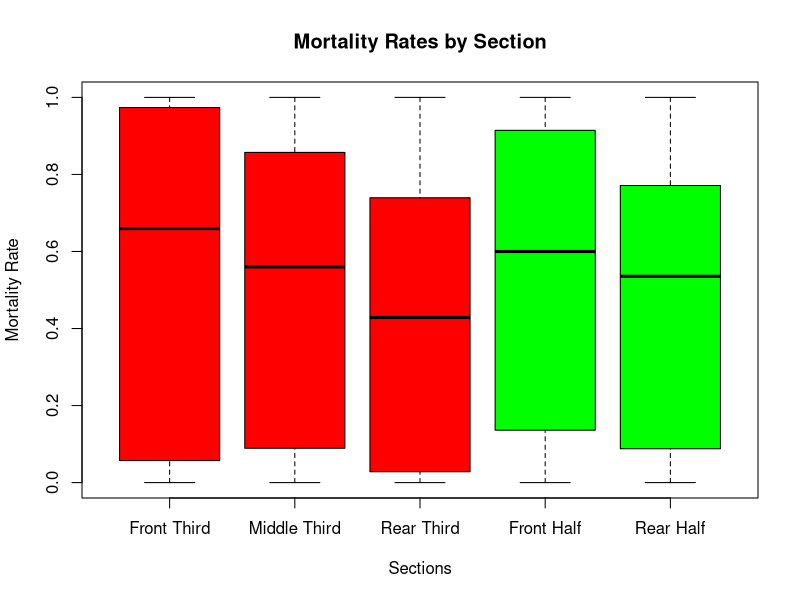
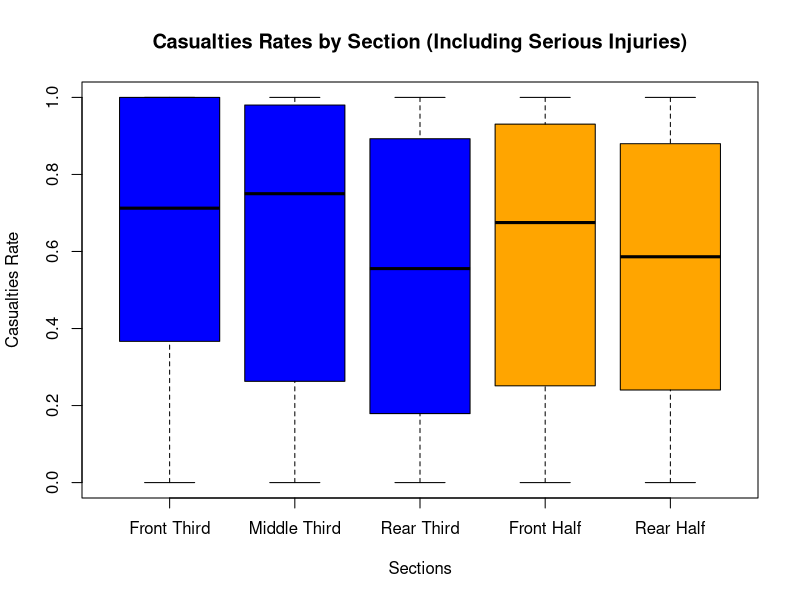
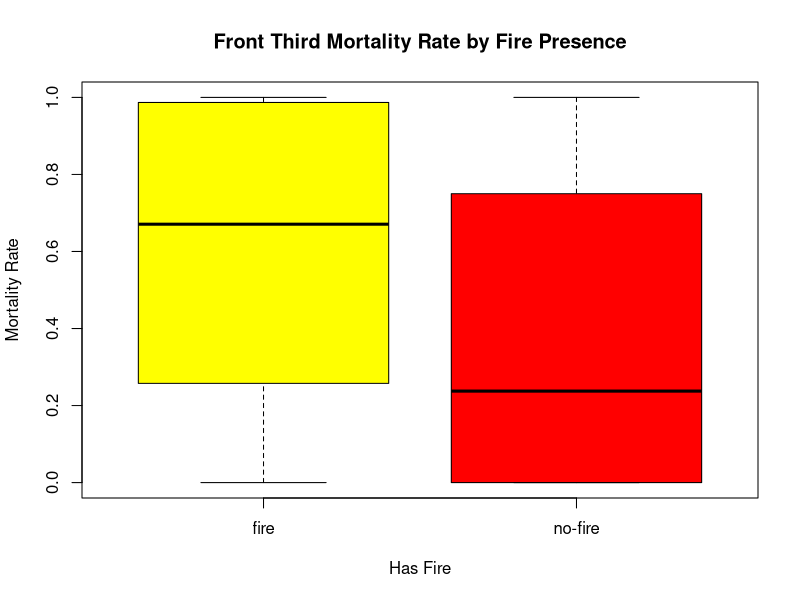
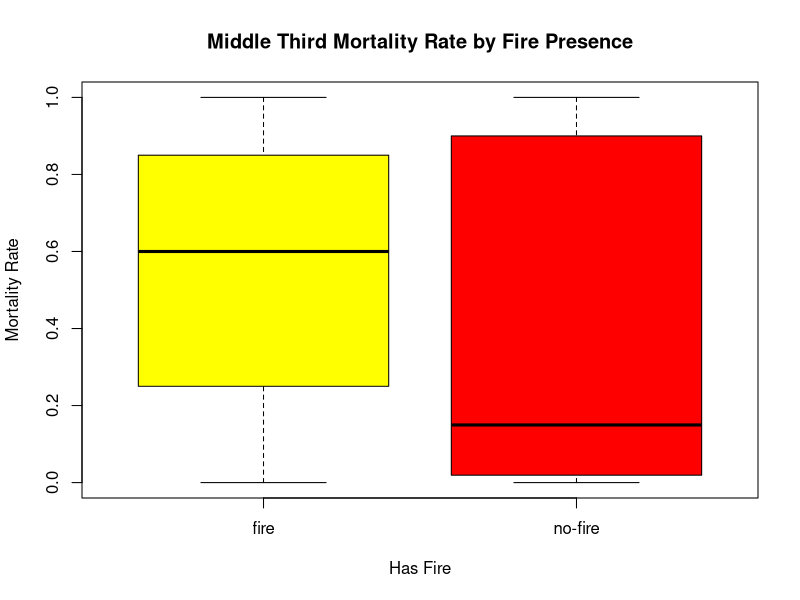
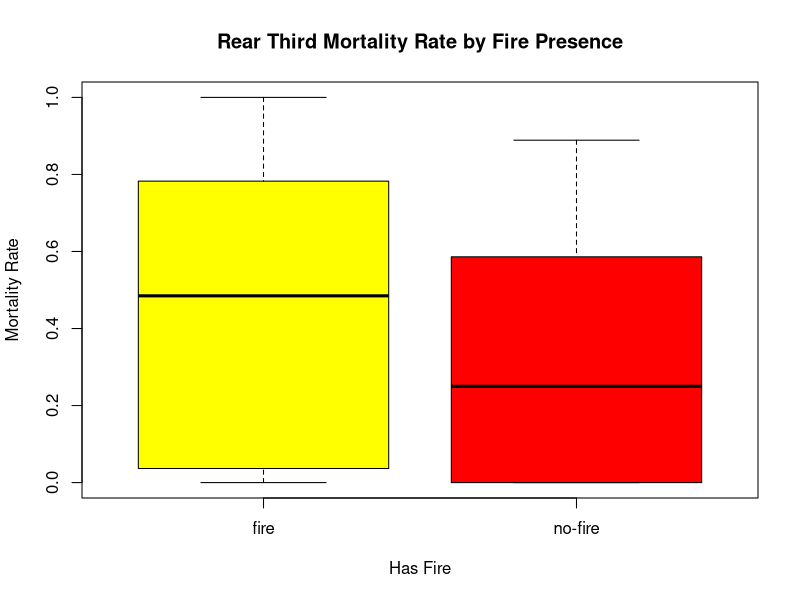
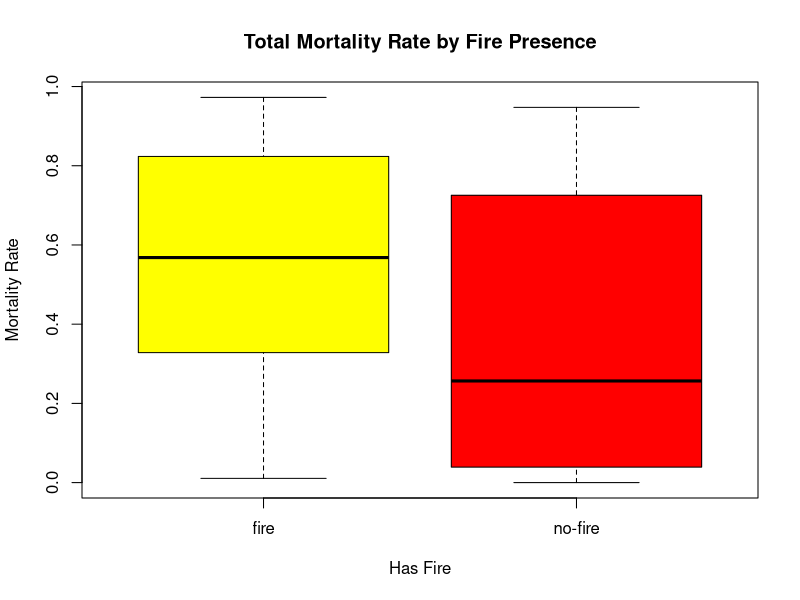
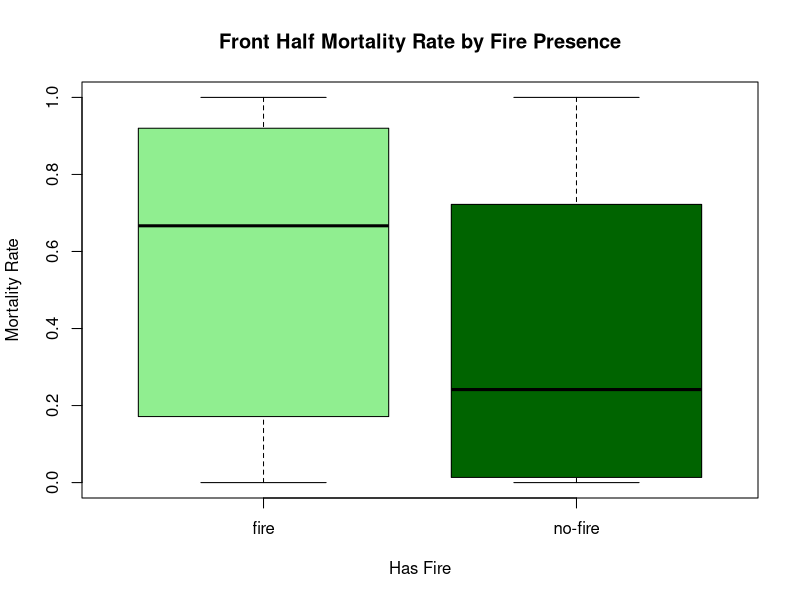
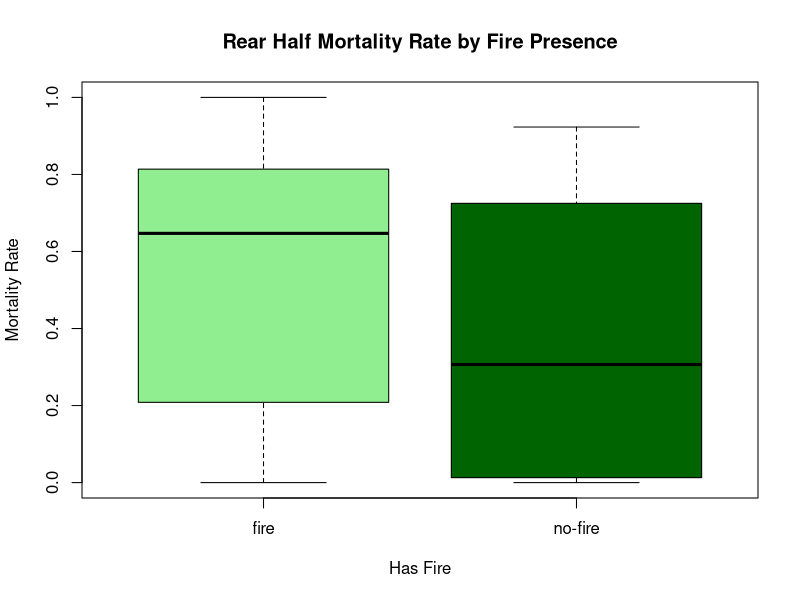

Write the R code that produced these figures, in order.
## ---- chunk 1
knitr::opts_chunk$set(echo = TRUE)
## ---- chunk 2

data <- read.csv("AllCREEP_cleaned.csv")
# trasform the variables that are categorical into factors
data$fonte <- as.factor(data$fonte)
data$PhaseOfFlight <- as.factor(data$PhaseOfFlight)
data$Time <- as.factor(data$Time)
data$Place <- as.factor(data$Place)
data$HasFire <- as.factor(data$HasFire)
data$Environment <- as.factor(data$Environment)
data$Energy_absorption <- as.factor(data$Energy_absorption)





str(data)
summary(data)
#> data <- read.csv("Aerei_Final.csv")
## 'data.frame': 47 obs. of 26 variables:
## $ Airline : chr "Singapore Airlines" "British Airtours" "British Midland" "China Airlines"
## $ NumVolo : int 6 28 92 120 123 129 140 148 191 204 ...
## $ X1.terzo.lievi : int 17 36 0 0 0 4 0 0 0 3 ...
## $ X1.terzo.gravi : int 2 0 11 0 0 0 0 0 0 0 ...
## $ X1.terzo.morti : int 15 0 22 0 136 14 18 16 55 33 ...
## $ X2.terzo.lievi : int 1 30 4 5 0 5 7 1 0 25 ...
## $ X2.terzo.gravi : int 15 0 30 0 0 0 0 0 8 0 ...
## $ X2.terzo.morti : int 64 16 13 8 214 60 139 34 51 1 ...
## $ X3.terzo.lievi : int 26 10 0 5 36 24 0 8 10 29 ...
## $ X3.terzo.gravi : int 17 0 27 0 0 0 0 0 7 0 ...
## $ X3.terzo.morti : int 0 36 11 21 109 43 91 30 16 0 ...
## $ X1.meta.lievi : int 17 56 32 3 0 7 7 1 0 7 ...
## $ X1.meta.gravi : int 3 0 0 0 0 0 0 0 1 0 ...
## $ X1.meta.morti : int 41 8 34 6 226 23 95 36 79 35 ...
## $ X2.meta.lievi : int 26 20 39 7 4 26 0 7 10 46 ...
## $ X2.meta.gravi : int 31 0 0 0 0 0 0 0 14 0 ...
## $ X2.meta.morti : int 34 44 13 23 225 90 145 46 48 0 ...
## $ fonte : chr "W" "W" "W" "W" ...
## $ PhaseOfFlight : chr "Takeoff" "Takeoff" "Landing" "Landing" ...
## $ Time : chr "Night" "Day" "Night" "Day" ...
2
## $ Place : chr "Airport " "Outside" "Outside" "Airport " ...
## $ HasFire : chr "Fire" "Fire" "Fire" "Fire" ...
## $ Crushed_fuselage : int 1 1 1 1 1 1 1 1 1 1 ...
## $ Restraint_intact : int 0 0 0 1 0 0 0 0 0 0 ...
## $ Environment : chr "dangerous" "dangerous" "dangerous" "clear" ...
## $ Energy_absorption: chr "nogear" "nogear" "gear" "nogear"
                                                                            
                    
## ---- chunk 3
# add a colum of # of seat for each airplain section

data$X1.third.total <- data$X1.terzo.lievi + data$X1.terzo.gravi + data$X1.terzo.morti
data$X2.third.total <- data$X2.terzo.lievi + data$X2.terzo.gravi + data$X2.terzo.morti
data$X3.third.total <- data$X3.terzo.lievi + data$X3.terzo.gravi + data$X3.terzo.morti
data$X1.half.total <- data$X1.meta.lievi + data$X1.meta.gravi + data$X1.meta.morti
data$X2.half.total <- data$X2.meta.lievi + data$X2.meta.gravi + data$X2.meta.morti

str(data)
summary(data)

# now make a colum of mortality rate for each section

data$X1.third.mortality.rate <- data$X1.terzo.morti / data$X1.third.total
data$X2.third.mortality.rate <- data$X2.terzo.morti / data$X2.third.total
data$X3.third.mortality.rate <- data$X3.terzo.morti / data$X3.third.total
data$X1.half.mortality.rate <- data$X1.meta.morti / data$X1.half.total
data$X2.half.mortality.rate <- data$X2.meta.morti / data$X2.half.total



head(data)

## ---- chunk 4
## Plot mortality rates as scatter plots for each section
## they must be separated on the x axis by group

boxplot(data$X1.third.mortality.rate, 
  data$X2.third.mortality.rate, 
  data$X3.third.mortality.rate, 
  data$X1.half.mortality.rate, 
  data$X2.half.mortality.rate, 
  names = c("Front Third", "Middle Third", "Rear Third", "Front Half", "Rear Half"),
  main = "Mortality Rates by Section",
  ylab = "Mortality Rate",
  xlab = "Sections",
  col = c("red", "red", "red", "green", "green"))

## ---- chunk 5
# Perform ANOVA to test if there are significant differences in mortality rates between sections (only  thirds)
mortality_data <- data.frame(
  Section = rep(c("Front Third", "Middle Third", "Rear Third"), each = nrow(data)),
  MortalityRate = c(data$X1.third.mortality.rate, data$X2.third.mortality.rate, data$X3.third.mortality.rate)
)
str(mortality_data)
mortality_data$Section <- as.factor(mortality_data$Section)

anova_result <- aov(MortalityRate ~ Section, data = mortality_data)
summary(anova_result)

library(multcomp)

test_result <- glht(anova_result, linfct = mcp(Section = "Tukey"))
summary(test_result)

#half sections
mortality_data_half <- data.frame(
  Section = rep(c("Front Half", "Rear Half"), each = nrow(data)),
  MortalityRate = c(data$X1.half.mortality.rate, data$X2.half.mortality.rate)
)
anova_result_half <- aov(MortalityRate ~ Section, data = mortality_data_half)
summary(anova_result_half)


#try using non-parametric test if ANOVA assumptions are not met
kruskal_result <- kruskal.test(MortalityRate ~ Section, data = mortality_data)
kruskal_result_half <- kruskal.test(MortalityRate ~ Section, data = mortality_data_half)
kruskal_result
kruskal_result_half

#oneway test

oneway_result <- oneway.test(MortalityRate ~ Section, data = mortality_data, var.equal = FALSE)
oneway_result_half <- oneway.test(MortalityRate ~ Section, data = mortality_data_half, var.equal = FALSE)
oneway_result
oneway_result_half

## ---- chunk 6
# now we do the same thing but considering the "gravi" as casualties too

data$X1.casualties_rate_new <- (data$X1.terzo.morti + data$X1.terzo.gravi) / data$X1.third.total
data$X2.casualties_rate_new <- (data$X2.terzo.morti + data$X2.terzo.gravi) / data$X2.third.total
data$X3.casualties_rate_new <- (data$X3.terzo.morti + data$X3.terzo.gravi) / data$X3.third.total
data$X1.half.casualties_rate_new <- (data$X1.meta.morti + data$X1.meta.gravi) / data$X1.half.total
data$X2.half.casualties_rate_new <- (data$X2.meta.morti + data$X2.meta.gravi) / data$X2.half.total

head(data)


# Plot new casualties rates as scatter plots for each section
boxplot(data$X1.casualties_rate_new, 
  data$X2.casualties_rate_new, 
  data$X3.casualties_rate_new, 
  data$X1.half.casualties_rate_new, 
  data$X2.half.casualties_rate_new, 
  names = c("Front Third", "Middle Third", "Rear Third", "Front Half", "Rear Half"),
  main = "Casualties Rates by Section (Including Serious Injuries)",
  ylab = "Casualties Rate",
  xlab = "Sections",
  col = c("blue", "blue", "blue", "orange", "orange"))  

## ---- chunk 7
# Perform ANOVA to test if there are significant differences in casualties rates between sections (only thirds)
casualties_data <- data.frame(
  Section = rep(c("Front Third", "Middle Third", "Rear Third"), each = nrow(data)),
  CasualtiesRate = c(data$X1.casualties_rate_new, data$X2.casualties_rate_new, data$X3.casualties_rate_new) 
)
anova_casualties_result <- aov(CasualtiesRate ~ Section, data = casualties_data)
summary(anova_casualties_result)

#half sections
casualties_data_half <- data.frame(
  Section = rep(c("Front Half", "Rear Half"), each = nrow(data)),
  CasualtiesRate = c(data$X1.half.casualties_rate_new, data$X2.half.casualties_rate_new) 
)
anova_casualties_result_half <- aov(CasualtiesRate ~ Section, data = casualties_data_half)
summary(anova_casualties_result_half) 

#try using non-parametric test if ANOVA assumptions are not met
kruskal_casualties_result <- kruskal.test(CasualtiesRate ~ Section, data = casualties_data)
kruskal_casualties_result_half <- kruskal.test(CasualtiesRate ~ Section, data = casualties_data_half)
kruskal_casualties_result
kruskal_casualties_result_half

#oneway test
oneway_casualties_result <- oneway.test(CasualtiesRate ~ Section, data = casualties_data, var.equal = FALSE)
oneway_casualties_result_half <- oneway.test(CasualtiesRate ~ Section, data = casualties_data_half, var.equal = FALSE)
oneway_casualties_result
oneway_casualties_result_half


## ---- chunk 8
# t.test only the fisrts third against the rears third
t_test_result <- t.test(data$X1.third.mortality.rate, data$X3.third.mortality.rate, var.equal = FALSE)
t_test_result

#use non-parametric test if t-test assumptions are not met
wilcox_test_result <- wilcox.test(data$X1.third.mortality.rate, data$X3.third.mortality.rate)
wilcox_test_result

## ---- chunk 9
# now we want to test if there is a difference in mortality rate based on the other variables
# PhaseOfFlight, Time, Place, HasFire
# using the total mortality rate, only deaths, do this for evwey third

out <- lm(data$X1.third.mortality.rate ~ data$PhaseOfFlight + data$Time + data$Place + data$HasFire + data$Environment + data$Energy_absorption + data$Crushed_fuselage + data$Restraint_intact)
summary(out)

##simpify the model susins stepwise regression

out_simple <- step(out)
summary(out_simple)

out_2 <- lm(data$X2.third.mortality.rate ~ data$PhaseOfFlight + data$Time + data$Place + data$HasFire + data$Environment + data$Energy_absorption + data$Crushed_fuselage + data$Restraint_intact)
summary(out_2)

out_2_simple <- step(out_2)
summary(out_2_simple)

out_3 <- lm(data$X3.third.mortality.rate ~ data$PhaseOfFlight + data$Time + data$Place + data$HasFire + data$Environment + data$Energy_absorption + data$Crushed_fuselage + data$Restraint_intact)
summary(out_3)

out_3_simple <- step(out_3)
summary(out_3_simple)


#plot the mortality rates based on HasFire
boxplot(data$X1.third.mortality.rate ~ data$HasFire,
        main = "Front Third Mortality Rate by Fire Presence",
        xlab = "Has Fire",
        ylab = "Mortality Rate",
        col = c("yellow", "red"))

boxplot(data$X2.third.mortality.rate ~ data$HasFire,
        main = "Middle Third Mortality Rate by Fire Presence",
        xlab = "Has Fire",
        ylab = "Mortality Rate",
        col = c("yellow", "red")) 

boxplot(data$X3.third.mortality.rate ~ data$HasFire,
        main = "Rear Third Mortality Rate by Fire Presence",
        xlab = "Has Fire",
        ylab = "Mortality Rate",
        col = c("yellow", "red")) 

#and full plane mortality rate
data$Total.mortality.rate <- (data$X1.terzo.morti + data$X2.terzo.morti + data$X3.terzo.morti) / (data$X1.third.total + data$X2.third.total + data$X3.third.total)

boxplot(data$Total.mortality.rate ~ data$HasFire,
        main = "Total Mortality Rate by Fire Presence",
        xlab = "Has Fire",
        ylab = "Mortality Rate",
        col = c("yellow", "red"))

# now for the halves
out_half_1 <- lm(data$X1.half.mortality.rate ~ data$PhaseOfFlight + data$Time + data$Place + data$HasFire + data$Environment + data$Energy_absorption + data$Crushed_fuselage + data$Restraint_intact)
summary(out_half_1)

#simplify the model using stepwise regression
out_half_1_simple <- step(out_half_1 , direction = "both", trace = 0)
summary(out_half_1_simple)


out_half_2 <- lm(data$X2.half.mortality.rate ~ data$PhaseOfFlight + data$Time + data$Place + data$HasFire + data$Environment + data$Energy_absorption + data$Crushed_fuselage + data$Restraint_intact)
summary(out_half_2)

#simplify the model using stepwise regression
out_half_2_simple <- step(out_half_2 , direction = "both", trace = 0)
summary(out_half_2_simple)


#boxplots for halves
boxplot(data$X1.half.mortality.rate ~ data$HasFire,
        main = "Front Half Mortality Rate by Fire Presence",
        xlab = "Has Fire",    
        ylab = "Mortality Rate",
        col = c("lightgreen", "darkgreen"))

boxplot(data$X2.half.mortality.rate ~ data$HasFire,
        main = "Rear Half Mortality Rate by Fire Presence",
        xlab = "Has Fire",
        ylab = "Mortality Rate",
        col = c("lightgreen", "darkgreen")) 

## ---- chunk 10
#same lm analysis but considering casualties (deaths + serious injuries)
out_casualties <- lm(data$X1.casualties_rate_new ~ data$PhaseOfFlight + data$Time + data$Place + data$HasFire + data$Environment + data$Energy_absorption + data$Crushed_fuselage + data$Restraint_intact)
summary(out_casualties)

#simpify the model susins stepwise regression 
out_casualties_simple <- step(out_casualties, direction = "both", trace = 0)
summary(out_casualties_simple)

out_casualties_2 <- lm(data$X2.casualties_rate_new ~ data$PhaseOfFlight + data$Time + data$Place + data$HasFire + data$Environment + data$Energy_absorption + data$Crushed_fuselage + data$Restraint_intact)
summary(out_casualties_2)

out_casualties_2_simple <- step(out_casualties_2, direction = "both", trace = 0)
summary(out_casualties_2_simple)

out_casualties_3 <- lm(data$X3.casualties_rate_new ~ data$PhaseOfFlight + data$Time + data$Place + data$HasFire + data$Environment + data$Energy_absorption + data$Crushed_fuselage + data$Restraint_intact)
summary(out_casualties_3)

out_casualties_3_simple <- step(out_casualties_3, direction = "both", trace = 0)
summary(out_casualties_3_simple)

# now for the halves
out_casualties_half_1 <- lm(data$X1.half.casualties_rate_new ~ data$PhaseOfFlight + data$Time + data$Place + data$HasFire + data$Environment + data$Energy_absorption + data$Crushed_fuselage + data$Restraint_intact)
summary(out_casualties_half_1)

#simplify the model using stepwise regression
out_casualties_half_1_simple <- step(out_casualties_half_1 , direction = "both", trace = 0)
summary(out_casualties_half_1_simple)


out_casualties_half_2 <- lm(data$X2.half.casualties_rate_new ~ data$PhaseOfFlight + data$Time + data$Place + data$HasFire + data$Environment + data$Energy_absorption + data$Crushed_fuselage + data$Restraint_intact)
summary(out_casualties_half_2)
#simplify the model using stepwise regression
out_casualties_half_2_simple <- step(out_casualties_half_2 , direction = "both", trace = 0)
summary(out_casualties_half_2_simple) 




## ---- chunk 11
# now we wnar to study the correlation between the different sections mortality rates
correlation_matrix <- data.frame(
  Front_Third = data$X1.third.mortality.rate,
  Middle_Third = data$X2.third.mortality.rate,
  Rear_Third = data$X3.third.mortality.rate,
  Front_Half = data$X1.half.mortality.rate,
  Rear_Half = data$X2.half.mortality.rate
  
)
correlation_results <- cor(correlation_matrix, use = "complete.obs")
correlation_results

## cor plot
library(corrplot)
corrplot(correlation_results, method = "ellipse", type = "upper", tl.col = "black", tl.srt = 45)

## now study the correlation between the other variables and the total mortality rate
correlation_matrix_2 <- data.frame(
  Total_Mortality_Rate = data$Total.mortality.rate,
  PhaseOfFlight = as.numeric(as.factor(data$PhaseOfFlight)),
  Time = as.numeric(as.factor(data$Time)),
  Place = as.numeric(as.factor(data$Place)),
  HasFire = as.numeric(as.factor(data$HasFire)),
  Environment = as.numeric(as.factor(data$Environment)),
  Energy_absorption = as.numeric(as.factor(data$Energy_absorption)),
  Crushed_fuselage = as.numeric(as.factor(data$Crushed_fuselage)),
  Restraint_intact = as.numeric(as.factor(data$Restraint_intact))
)
correlation_results_2 <- cor(correlation_matrix_2, use = "complete.obs")
correlation_results_2

corrplot(correlation_results_2, method = "ellipse", type = "upper", tl.col = "black", tl.srt = 45)



## ---- chunk 12
x <- rnorm(1000)
hist(x)
